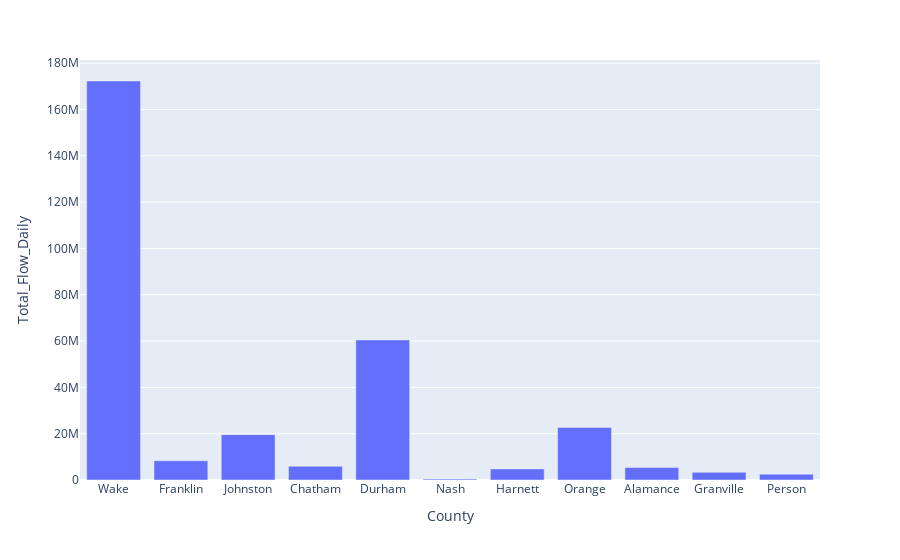

This figure's notebook cell:
### Code cell
import plotly.express as px

fig = px.bar(by_class,              # our dataframe
       x="County",         # x will be the 'key' column of the dataframe
       y="Total_Flow_Daily")

fig.show()

### Figure 1 — Plotly figure (JSON) as saved in the notebook; plotly's stock layout.template omitted (floating-point values rounded to 4 significant figures)
{"data": [{"alignmentgroup": "True", "hovertemplate": "County=%{x}<br>Total_Flow_Daily=%{y}<extra></extra>", "legendgroup": "", "marker": {"color": "#636efa", "pattern": {"shape": ""}}, "name": "", "offsetgroup": "", "orientation": "v", "showlegend": false, "textposition": "auto", "type": "bar", "x": ["Wake", "Franklin", "Johnston", "Chatham", "Durham", "Nash", "Harnett", "Orange", "Alamance", "Granville", "Person", null], "xaxis": "x", "y": [172300000.0, 8323000.0, 19570000.0, 5943000.0, 60490000.0, 388500.0, 4796000.0, 22720000.0, 5365000.0, 3324000.0, 2525000.0, null], "yaxis": "y"}], "layout": {"barmode": "relative", "legend": {"tracegroupgap": 0}, "margin": {"t": 60}, "xaxis": {"anchor": "y", "domain": [0, 1], "title": {"text": "County"}}, "yaxis": {"anchor": "x", "domain": [0, 1], "title": {"text": "Total_Flow_Daily"}}}}
